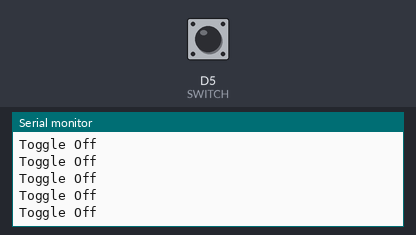
The sketch below on a simulated ESP8266 (NodeMCU). Shown: the last lines printed to the serial monitor. The inputs (shaded band) are chosen by the test bench; at power-on: D5 (SWITCH) HIGH.

Above: at 1.2 s.
1.3 s: D5 (SWITCH) pulled LOW for 0.15 s
At 2.1 s:
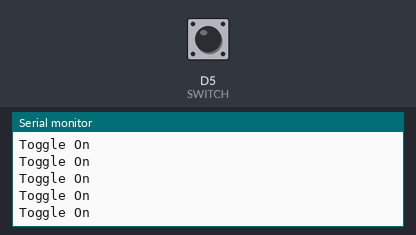
3.2 s: D5 (SWITCH) pulled LOW for 3.2 s
At 4.1 s:
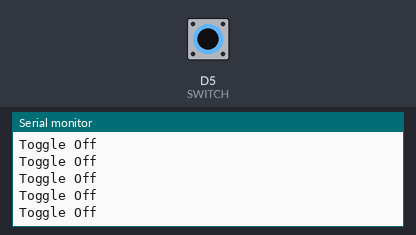
9.4 s: D5 (SWITCH) pulled LOW for 1 s
13.4 s: D5 (SWITCH) pulled LOW for 0.15 s
At 14.4 s:
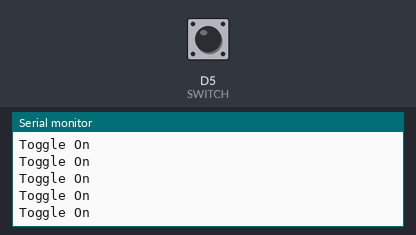

The sketch:

switch.ino
```cpp
#define SWITCH D5

byte state = LOW;
unsigned long debounceDelay = 200;
unsigned long lastDebounceTime = 0;

void setup() {
    Serial.begin(9600);
    pinMode(SWITCH, INPUT_PULLUP);
}

void loop() {
    if (digitalRead(SWITCH) == LOW
            && millis() - lastDebounceTime > debounceDelay) {
        state = !state;
        lastDebounceTime = millis();
    }

    if (state) {
        Serial.println("Toggle On");
    } else {
        Serial.println("Toggle Off");
    }
}
```

Measured:
- after the input at 1.3 s, the serial monitor: prints a new line at once (image 1)
- after the input at 13.4 s, the serial monitor: prints a new line at once (image 3)
